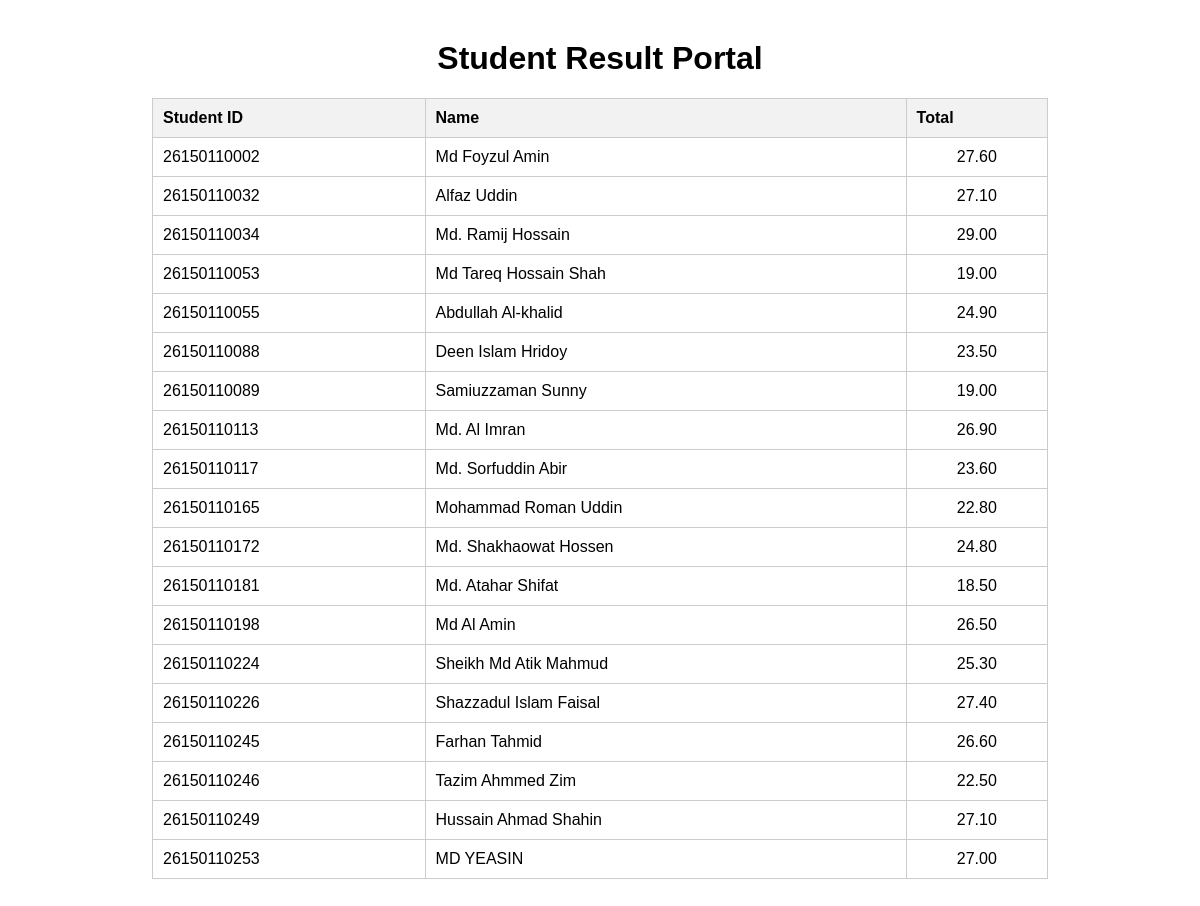
/mini-project/app/index.php, run on the app's committed database.
### tables this page shows
CREATE TABLE IF NOT EXISTS students (
    id INT AUTO_INCREMENT PRIMARY KEY,
    student_id VARCHAR(20) NOT NULL UNIQUE,
    name VARCHAR(150) NOT NULL,
    tilawat DECIMAL(5,2) DEFAULT 0,
    kawaayed DECIMAL(5,2) DEFAULT 0,
    surah DECIMAL(5,2) DEFAULT 0,
    mashq DECIMAL(5,2) DEFAULT 0,
    attendance DECIMAL(5,2) DEFAULT 0,
    total DECIMAL(5,2) DEFAULT 0,
    created_at TIMESTAMP DEFAULT CURRENT_TIMESTAMP
);

### mini-project/app/index.php (the view, shortened to what this page needs)
<?php
$db_host = "192.168.0.190";
$db_name = "student_results";
$db_user = "student_app";
$db_pass = "StudentDB@123";
$conn = new mysqli($db_host, $db_user, $db_pass, $db_name);
$sql = "SELECT student_id, name, total FROM students ORDER BY student_id";
$result = $conn->query($sql);
?>
<!DOCTYPE html>
<html>
<head>
</head>
<body>
<h1>Student Result Portal</h1>
<table>
    <tr>
        <th>Student ID</th>
        <th>Name</th>
        <th>Total</th>
    </tr>
<?php
if ($result && $result->num_rows > 0) {
    while ($row = $result->fetch_assoc()) {
        echo "<tr>";
        echo "<td>" . htmlspecialchars($row["student_id"]) . "</td>";
        echo "<td>" . htmlspecialchars($row["name"]) . "</td>";
        echo "<td class='total'>" . htmlspecialchars($row["total"]) . "</td>";
        echo "</tr>";
    }
} else {
    echo "<tr>";
    echo "<td colspan='3'>No student records found.</td>";
    echo "</tr>";
}
?>
</table>
</body>
</html>

### mini-project/app/index.php (style rules this page uses)
body { font-family: Arial, sans-serif; margin: 40px; }
h1 { text-align: center; }
table { width: 80%; margin: 20px auto; border-collapse: collapse; }
th, td { border: 1px solid #ccc; padding: 10px; text-align: left; }
th { background: #f2f2f2; }
.total { text-align: center; }

### data on the page
students: student "26150110002", name "Md Foyzul Amin", total "27.60"
students: student "26150110032", name "Alfaz Uddin", total "27.10"
students: student "26150110034", name "Md. Ramij Hossain", total "29.00"
students: student "26150110053", name "Md Tareq Hossain Shah", total "19.00"
students: student "26150110055", name "Abdullah Al-khalid", total "24.90"
students: student "26150110088", name "Deen Islam Hridoy", total "23.50"
students: student "26150110089", name "Samiuzzaman Sunny", total "19.00"
students: student "26150110113", name "Md. Al Imran", total "26.90"
students: student "26150110117", name "Md. Sorfuddin Abir", total "23.60"
students: student "26150110165", name "Mohammad Roman Uddin", total "22.80"
students: student "26150110172", name "Md. Shakhaowat Hossen", total "24.80"
students: student "26150110181", name "Md. Atahar Shifat", total "18.50"
students: student "26150110198", name "Md Al Amin", total "26.50"
students: student "26150110224", name "Sheikh Md Atik Mahmud", total "25.30"
students: student "26150110226", name "Shazzadul Islam Faisal", total "27.40"
students: student "26150110245", name "Farhan Tahmid", total "26.60"
students: student "26150110246", name "Tazim Ahmmed Zim", total "22.50"
students: student "26150110249", name "Hussain Ahmad Shahin", total "27.10"
students: student "26150110253", name "MD YEASIN", total "27.00"
